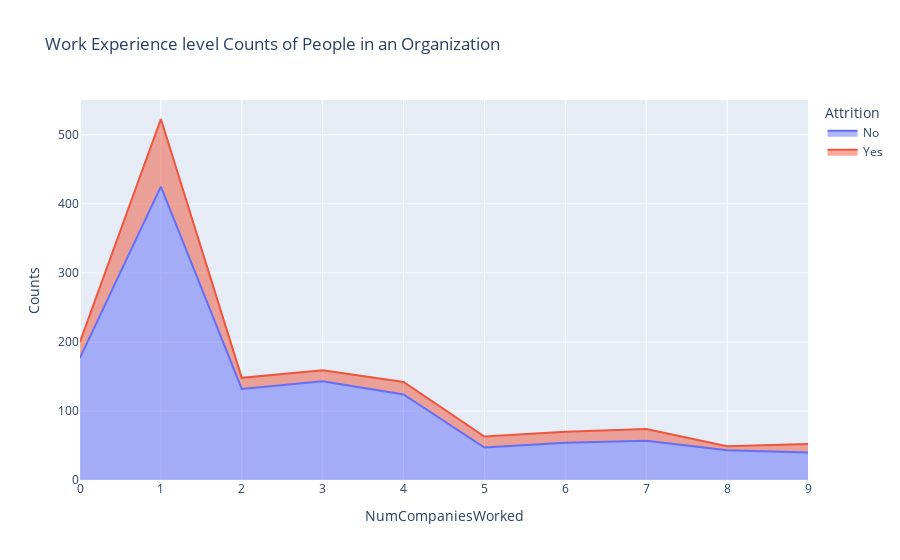

Notebook cell for this chart:
### Markdown cell above
# How does work experience affect attrition?

### Code cell
ncwrd_att=data.groupby(['NumCompaniesWorked','Attrition']).apply(lambda x:x['DailyRate'].count()).reset_index(name='Counts')
px.area(ncwrd_att,x='NumCompaniesWorked',y='Counts',color='Attrition',title='Work Experience level Counts of People in an Organization')

### Figure 1 — Plotly figure (JSON) as saved in the notebook; plotly's stock layout.template omitted (floating-point values rounded to 4 significant figures)
{"data": [{"hovertemplate": "Attrition=No<br>NumCompaniesWorked=%{x}<br>Counts=%{y}<extra></extra>", "legendgroup": "No", "line": {"color": "#636efa"}, "marker": {"symbol": "circle"}, "mode": "lines", "name": "No", "orientation": "v", "showlegend": true, "stackgroup": "1", "type": "scatter", "x": [0, 1, 2, 3, 4, 5, 6, 7, 8, 9], "xaxis": "x", "y": [177, 425, 132, 143, 124, 47, 54, 57, 43, 40], "yaxis": "y"}, {"hovertemplate": "Attrition=Yes<br>NumCompaniesWorked=%{x}<br>Counts=%{y}<extra></extra>", "legendgroup": "Yes", "line": {"color": "#EF553B"}, "marker": {"symbol": "circle"}, "mode": "lines", "name": "Yes", "orientation": "v", "showlegend": true, "stackgroup": "1", "type": "scatter", "x": [0, 1, 2, 3, 4, 5, 6, 7, 8, 9], "xaxis": "x", "y": [23, 98, 16, 16, 18, 16, 16, 17, 6, 12], "yaxis": "y"}], "layout": {"legend": {"title": {"text": "Attrition"}, "tracegroupgap": 0}, "title": {"text": "Work Experience level Counts of People in an Organization"}, "xaxis": {"anchor": "y", "domain": [0, 1], "title": {"text": "NumCompaniesWorked"}}, "yaxis": {"anchor": "x", "domain": [0, 1], "title": {"text": "Counts"}}}}
